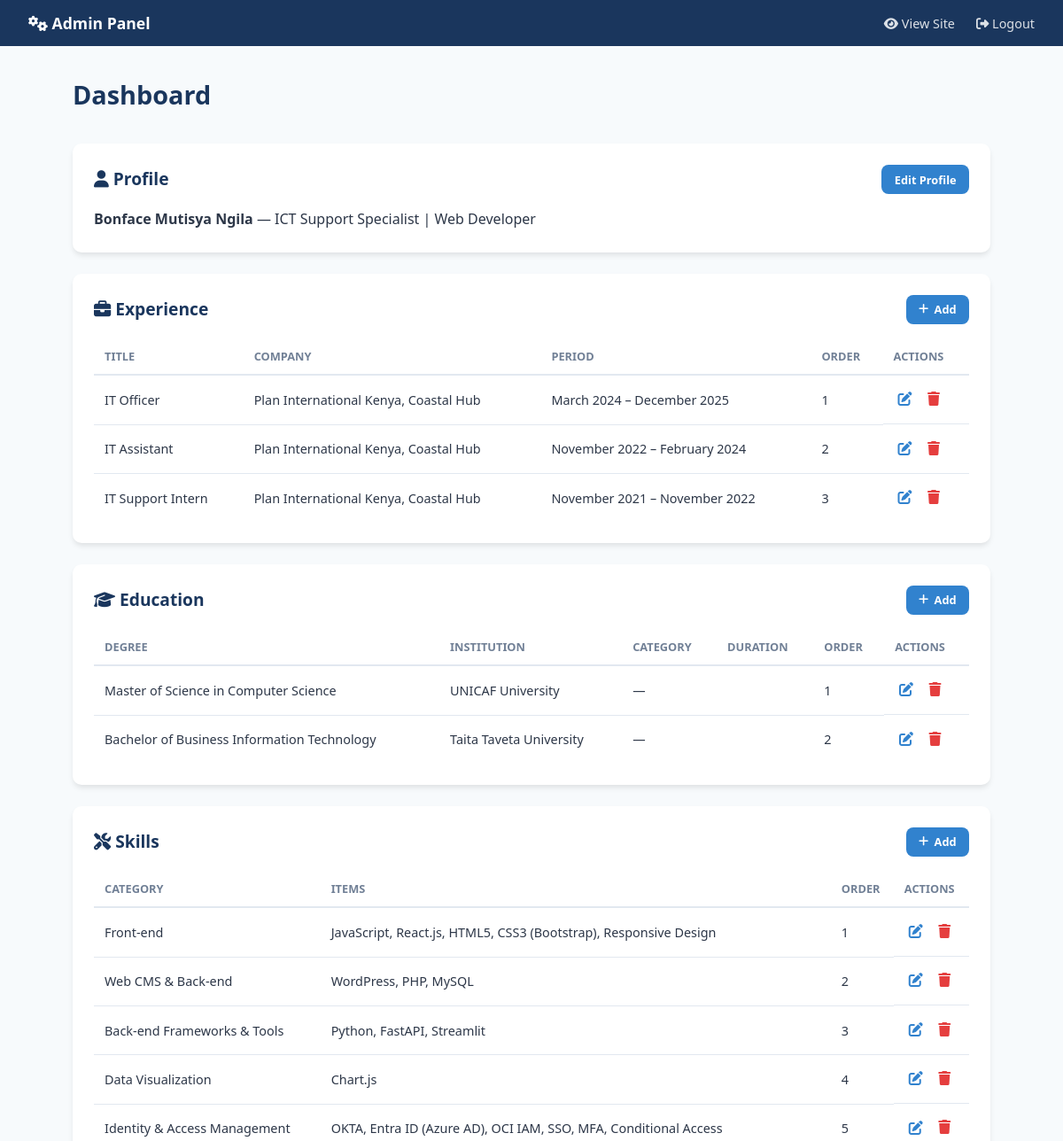
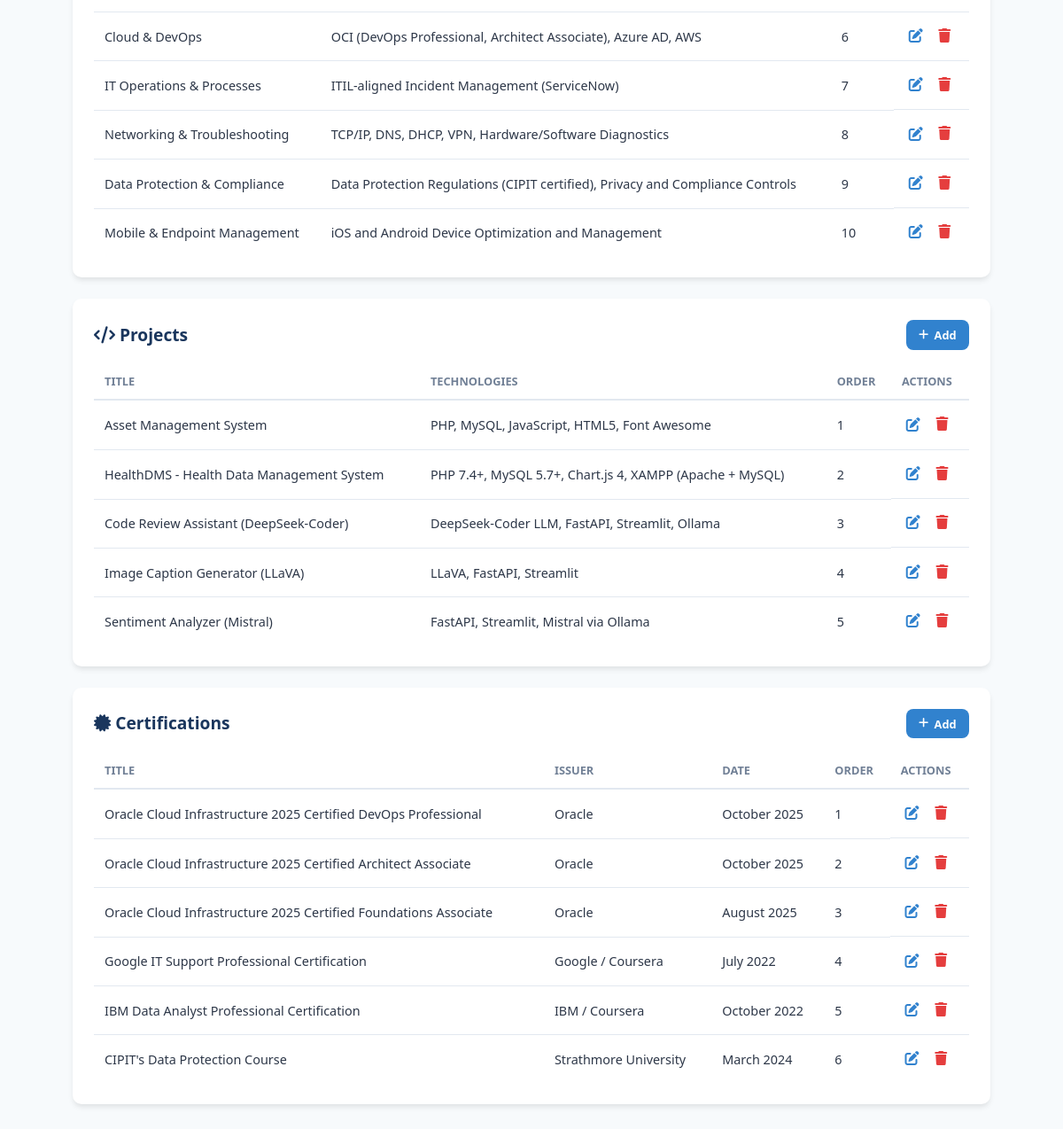
Screenshot of /admin (signed in) with the database file from the repository (2 pictures, top to bottom).
### app.py (models this page shows)
class Profile(db.Model):
    id = db.Column(db.Integer, primary_key=True)
    full_name = db.Column(db.String(120), nullable=False)
    tagline = db.Column(db.String(200))
    bio = db.Column(db.Text)
    email = db.Column(db.String(120))
    phone = db.Column(db.String(30))
    address = db.Column(db.String(200))
    linkedin = db.Column(db.String(300))
    github = db.Column(db.String(300))

class Experience(db.Model):
    id = db.Column(db.Integer, primary_key=True)
    job_title = db.Column(db.String(200), nullable=False)
    company = db.Column(db.String(200), nullable=False)
    location = db.Column(db.String(200))
    start_date = db.Column(db.String(50))
    end_date = db.Column(db.String(50))
    description = db.Column(db.Text)
    sort_order = db.Column(db.Integer, default=0)

class Education(db.Model):
    id = db.Column(db.Integer, primary_key=True)
    degree = db.Column(db.String(200), nullable=False)
    institution = db.Column(db.String(200), nullable=False)
    institution_category = db.Column(db.String(100))
    start_date = db.Column(db.String(20))
    end_date = db.Column(db.String(20))
    details = db.Column(db.Text)
    year = db.Column(db.String(50))
    sort_order = db.Column(db.Integer, default=0)

class Skill(db.Model):
    id = db.Column(db.Integer, primary_key=True)
    category = db.Column(db.String(100), nullable=False)
    items = db.Column(db.Text, nullable=False)
    sort_order = db.Column(db.Integer, default=0)

class Project(db.Model):
    id = db.Column(db.Integer, primary_key=True)
    title = db.Column(db.String(200), nullable=False)
    description = db.Column(db.Text)
    technologies = db.Column(db.String(300))
    url = db.Column(db.String(300))
    sort_order = db.Column(db.Integer, default=0)

class Certification(db.Model):
    id = db.Column(db.Integer, primary_key=True)
    title = db.Column(db.String(200), nullable=False)
    issuer = db.Column(db.String(200))
    date_obtained = db.Column(db.String(50))
    sort_order = db.Column(db.Integer, default=0)

### app.py (the view)
@app.route("/admin")
@login_required
def admin_dashboard():
    profile = Profile.query.first()
    experiences = Experience.query.order_by(Experience.sort_order).all()
    educations = Education.query.order_by(Education.sort_order).all()
    skills = Skill.query.order_by(Skill.sort_order).all()
    projects = Project.query.order_by(Project.sort_order).all()
    certifications = Certification.query.order_by(Certification.sort_order).all()
    return render_template(
        "admin/dashboard.html",
        profile=profile,
        experiences=experiences,
        educations=educations,
        skills=skills,
        projects=projects,
        certifications=certifications,
    )

### app.py (called while the page is built)
def login_required(f):
    @wraps(f)
    def decorated(*args, **kwargs):
        if not session.get("admin_logged_in"):
            return redirect(url_for("admin_login"))
        return f(*args, **kwargs)
    return decorated

### templates/admin/dashboard.html (shortened to what this page needs)
{% extends "admin/base_admin.html" %}
{% block content %}
<div class="dashboard">
    <h1>Dashboard</h1>
    <div class="admin-section">
        <div class="section-header">
            <h2><i class="fas fa-user"></i> Profile</h2>
            <a href="{{ url_for('admin_profile') }}" class="btn btn-sm">Edit Profile</a>
        </div>
        {% if profile %}
        <p><strong>{{ profile.full_name }}</strong> &mdash; {{ profile.tagline }}</p>
        {% else %}
        <p class="text-muted">No profile yet. Click "Edit Profile" to add your details.</p>
        {% endif %}
    </div>
    <div class="admin-section">
        <div class="section-header">
            <h2><i class="fas fa-briefcase"></i> Experience</h2>
            <a href="{{ url_for('admin_experience_add') }}" class="btn btn-sm"><i class="fas fa-plus"></i> Add</a>
        </div>
        {% if experiences %}
        <table class="admin-table">
            <thead>
                <tr><th>Title</th><th>Company</th><th>Period</th><th>Order</th><th>Actions</th></tr>
            </thead>
            <tbody>
                {% for exp in experiences %}
                <tr>
                    <td>{{ exp.job_title }}</td>
                    <td>{{ exp.company }}</td>
                    <td>{{ exp.start_date }} &ndash; {{ exp.end_date }}</td>
                    <td>{{ exp.sort_order }}</td>
                    <td class="actions">
                        <a href="{{ url_for('admin_experience_edit', id=exp.id) }}" class="btn-icon" title="Edit"><i class="fas fa-edit"></i></a>
                        <form method="POST" action="{{ url_for('admin_experience_delete', id=exp.id) }}" class="inline-form" onsubmit="return confirm('Delete this experience?')">
                            <button type="submit" class="btn-icon btn-danger" title="Delete"><i class="fas fa-trash"></i></button>
                        </form>
                    </td>
                </tr>
                {% endfor %}
            </tbody>
        </table>
        {% else %}
        <p class="text-muted">No experience entries yet.</p>
        {% endif %}
    </div>
    <div class="admin-section">
        <div class="section-header">
            <h2><i class="fas fa-graduation-cap"></i> Education</h2>
            <a href="{{ url_for('admin_education_add') }}" class="btn btn-sm"><i class="fas fa-plus"></i> Add</a>
        </div>
        {% if educations %}
        <table class="admin-table">
            <thead>
                <tr><th>Degree</th><th>Institution</th><th>Category</th><th>Duration</th><th>Order</th><th>Actions</th></tr>
            </thead>
            <tbody>
                {% for edu in educations %}
                <tr>
                    <td>{{ edu.degree }}</td>
                    <td>{{ edu.institution }}</td>
                    <td>{{ edu.institution_category or '—' }}</td>
                    <td>{{ edu.start_date or '' }}{% if edu.start_date and edu.end_date %} → {% elif edu.start_date %} → Present{% endif %}{{ edu.end_date or '' }}</td>
                    <td>{{ edu.sort_order }}</td>
                    <td class="actions">
                        <a href="{{ url_for('admin_education_edit', id=edu.id) }}" class="btn-icon" title="Edit"><i class="fas fa-edit"></i></a>
                        <form method="POST" action="{{ url_for('admin_education_delete', id=edu.id) }}" class="inline-form" onsubmit="return confirm('Delete this education?')">
                            <button type="submit" class="btn-icon btn-danger" title="Delete"><i class="fas fa-trash"></i></button>
                        </form>
                    </td>
                </tr>
                {% endfor %}
            </tbody>
        </table>
        {% else %}
        <p class="text-muted">No education entries yet.</p>
        {% endif %}
    </div>
    <div class="admin-section">
        <div class="section-header">
            <h2><i class="fas fa-tools"></i> Skills</h2>
            <a href="{{ url_for('admin_skill_add') }}" class="btn btn-sm"><i class="fas fa-plus"></i> Add</a>
        </div>
        {% if skills %}
        <table class="admin-table">
            <thead>
                <tr><th>Category</th><th>Items</th><th>Order</th><th>Actions</th></tr>
            </thead>
            <tbody>
                {% for skill in skills %}
                <tr>
                    <td>{{ skill.category }}</td>
                    <td>{{ skill.items[:80] }}{% if skill.items|length > 80 %}...{% endif %}</td>
                    <td>{{ skill.sort_order }}</td>
                    <td class="actions">
                        <a href="{{ url_for('admin_skill_edit', id=skill.id) }}" class="btn-icon" title="Edit"><i class="fas fa-edit"></i></a>
                        <form method="POST" action="{{ url_for('admin_skill_delete', id=skill.id) }}" class="inline-form" onsubmit="return confirm('Delete this skill?')">
                            <button type="submit" class="btn-icon btn-danger" title="Delete"><i class="fas fa-trash"></i></button>
                        </form>
                    </td>
                </tr>
                {% endfor %}
            </tbody>
        </table>
        {% else %}
        <p class="text-muted">No skill entries yet.</p>
        {% endif %}
    </div>
    <div class="admin-section">
        <div class="section-header">
            <h2><i class="fas fa-code"></i> Projects</h2>
            <a href="{{ url_for('admin_project_add') }}" class="btn btn-sm"><i class="fas fa-plus"></i> Add</a>
        </div>
        {% if projects %}
        <table class="admin-table">
            <thead>
                <tr><th>Title</th><th>Technologies</th><th>Order</th><th>Actions</th></tr>
            </thead>
            <tbody>
                {% for proj in projects %}
                <tr>
                    <td>{{ proj.title }}</td>
                    <td>{{ proj.technologies }}</td>
                    <td>{{ proj.sort_order }}</td>
                    <td class="actions">
                        <a href="{{ url_for('admin_project_edit', id=proj.id) }}" class="btn-icon" title="Edit"><i class="fas fa-edit"></i></a>
                        <form method="POST" action="{{ url_for('admin_project_delete', id=proj.id) }}" class="inline-form" onsubmit="return confirm('Delete this project?')">
                            <button type="submit" class="btn-icon btn-danger" title="Delete"><i class="fas fa-trash"></i></button>
                        </form>
                    </td>
                </tr>
                {% endfor %}
            </tbody>
        </table>
        {% else %}
        <p class="text-muted">No project entries yet.</p>
        {% endif %}
    </div>
    <div class="admin-section">
        <div class="section-header">
            <h2><i class="fas fa-certificate"></i> Certifications</h2>
            <a href="{{ url_for('admin_certification_add') }}" class="btn btn-sm"><i class="fas fa-plus"></i> Add</a>
        </div>
        {% if certifications %}
        <table class="admin-table">
            <thead>
                <tr><th>Title</th><th>Issuer</th><th>Date</th><th>Order</th><th>Actions</th></tr>
            </thead>
            <tbody>
                {% for cert in certifications %}
                <tr>
                    <td>{{ cert.title }}</td>
                    <td>{{ cert.issuer }}</td>
                    <td>{{ cert.date_obtained }}</td>
                    <td>{{ cert.sort_order }}</td>
                    <td class="actions">
                        <a href="{{ url_for('admin_certification_edit', id=cert.id) }}" class="btn-icon" title="Edit"><i class="fas fa-edit"></i></a>
                        <form method="POST" action="{{ url_for('admin_certification_delete', id=cert.id) }}" class="inline-form" onsubmit="return confirm('Delete this certification?')">
                            <button type="submit" class="btn-icon btn-danger" title="Delete"><i class="fas fa-trash"></i></button>
                        </form>
                    </td>
                </tr>
                {% endfor %}
            </tbody>
        </table>
        {% else %}
        <p class="text-muted">No certification entries yet.</p>
        {% endif %}
    </div>
</div>
{% endblock %}

### templates/admin/base_admin.html (shortened to what this page needs)
<!DOCTYPE html>
<html lang="en">
<head>
    <link rel="stylesheet" href="{{ url_for('static', filename='css/admin.css') }}">
    <link rel="stylesheet" href="https://cdnjs.cloudflare.com/ajax/libs/font-awesome/6.5.0/css/all.min.css">
</head>
<body>
    {% if session.get('admin_logged_in') %}
    <nav class="admin-nav">
        <a href="{{ url_for('admin_dashboard') }}" class="admin-brand"><i class="fas fa-cogs"></i> Admin Panel</a>
        <div class="admin-nav-right">
            <a href="{{ url_for('index') }}" target="_blank"><i class="fas fa-eye"></i> View Site</a>
            <a href="{{ url_for('admin_logout') }}"><i class="fas fa-sign-out-alt"></i> Logout</a>
        </div>
    </nav>
    {% endif %}
    <main class="admin-main">
        {% block content %}{% endblock %}
    </main>
</body>
</html>

### static/css/admin.css (style rules this page uses)
:root { --primary: #1a365d; --primary-light: #2a5298; --accent: #3182ce; --bg: #f7fafc; --card-bg: #ffffff; --text: #2d3748; --text-light: #718096; --border: #e2e8f0; --radius: 10px; --shadow: 0 4px 6px -1px rgba(0, 0, 0, 0.1); }
*, *::before, *::after { box-sizing: border-box; margin: 0; padding: 0; }
body { font-family: 'Segoe UI', system-ui, -apple-system, sans-serif; color: var(--text); background: var(--bg); line-height: 1.6; }
a { color: var(--accent); text-decoration: none; }
.admin-nav { background: var(--primary); color: #fff; display: flex; justify-content: space-between; align-items: center; padding: 0.75rem 2rem; }
.admin-brand { color: #fff; font-weight: 700; font-size: 1.1rem; }
.admin-nav-right { display: flex; gap: 1.5rem; }
.admin-nav-right a { color: rgba(255,255,255,0.85); font-size: 0.9rem; }
.admin-main { max-width: 1100px; margin: 0 auto; padding: 2rem; }
.dashboard h1 { font-size: 1.8rem; color: var(--primary); margin-bottom: 2rem; }
.admin-section { background: var(--card-bg); border-radius: var(--radius); box-shadow: var(--shadow); padding: 1.5rem; margin-bottom: 1.5rem; }
.section-header { display: flex; justify-content: space-between; align-items: center; margin-bottom: 1rem; }
.section-header h2 { font-size: 1.2rem; color: var(--primary); }
.btn { display: inline-flex; align-items: center; gap: 0.4rem; padding: 0.55rem 1.2rem; border-radius: 8px; font-weight: 600; font-size: 0.85rem; cursor: pointer; border: none; transition: all 0.2s; text-decoration: none; }
.btn-sm { padding: 0.4rem 0.9rem; font-size: 0.8rem; background: var(--accent); color: #fff; }
.btn-icon { background: none; border: none; cursor: pointer; color: var(--accent); font-size: 1rem; padding: 0.3rem; transition: color 0.2s; }
.btn-danger { color: #e53e3e; }
.admin-table { width: 100%; border-collapse: collapse; font-size: 0.9rem; }
.admin-table th { text-align: left; padding: 0.6rem 0.75rem; color: var(--text-light); font-weight: 600; font-size: 0.8rem; text-transform: uppercase; border-bottom: 2px solid var(--border); }
.admin-table td { padding: 0.6rem 0.75rem; border-bottom: 1px solid var(--border); }
.admin-table tr:last-child td { border-bottom: none; }
.admin-table .actions { display: flex; gap: 0.5rem; align-items: center; }
.inline-form { display: inline; }

### rows the page displays
Profile: full_name "Bonface Mutisya Ngila", tagline "ICT Support Specialist | Web Developer"
Experience: job_title "IT Officer", company "Plan International Kenya, Coastal Hub", start_date "March 2024", end_date "December 2025", sort_order "1"
Experience: job_title "IT Assistant", company "Plan International Kenya, Coastal Hub", start_date "November 2022", end_date "February 2024", sort_order "2"
Experience: job_title "IT Support Intern", company "Plan International Kenya, Coastal Hub", start_date "November 2021", end_date "November 2022", sort_order "3"
Education: degree "Master of Science in Computer Science", institution "UNICAF University", institution_category "—", sort_order "1"
Education: degree "Bachelor of Business Information Technology", institution "Taita Taveta University", institution_category "—", sort_order "2"
Skill: category "Front-end", items "JavaScript, React.js, HTML5, CSS3 (Bootstrap), Responsive Design", sort_order "1"
Skill: category "Web CMS & Back-end", items "WordPress, PHP, MySQL", sort_order "2"
Skill: category "Back-end Frameworks & Tools", items "Python, FastAPI, Streamlit", sort_order "3"
Skill: category "Data Visualization", items "Chart.js", sort_order "4"
Skill: category "Identity & Access Management", items "OKTA, Entra ID (Azure AD), OCI IAM, SSO, MFA, Conditional Access", sort_order "5"
Skill: category "Cloud & DevOps", items "OCI (DevOps Professional, Architect Associate), Azure AD, AWS", sort_order "6"
Skill: category "IT Operations & Processes", items "ITIL-aligned Incident Management (ServiceNow)", sort_order "7"
Skill: category "Networking & Troubleshooting", items "TCP/IP, DNS, DHCP, VPN, Hardware/Software Diagnostics", sort_order "8"
Skill: category "Data Protection & Compliance", items "Data Protection Regulations (CIPIT certified), Privacy and Compliance Controls", sort_order "9"
Skill: category "Mobile & Endpoint Management", items "iOS and Android Device Optimization and Management", sort_order "10"
Project: title "Asset Management System", technologies "PHP, MySQL, JavaScript, HTML5, Font Awesome", sort_order "1"
Project: title "HealthDMS - Health Data Management System", technologies "PHP 7.4+, MySQL 5.7+, Chart.js 4, XAMPP (Apache + MySQL)", sort_order "2"
Project: title "Code Review Assistant (DeepSeek-Coder)", technologies "DeepSeek-Coder LLM, FastAPI, Streamlit, Ollama", sort_order "3"
Project: title "Image Caption Generator (LLaVA)", technologies "LLaVA, FastAPI, Streamlit", sort_order "4"
Project: title "Sentiment Analyzer (Mistral)", technologies "FastAPI, Streamlit, Mistral via Ollama", sort_order "5"
Certification: title "Oracle Cloud Infrastructure 2025 Certified DevOps Professional", issuer "Oracle", date_obtained "October 2025", sort_order "1"
Certification: title "Oracle Cloud Infrastructure 2025 Certified Architect Associate", issuer "Oracle", date_obtained "October 2025", sort_order "2"
Certification: title "Oracle Cloud Infrastructure 2025 Certified Foundations Associate", issuer "Oracle", date_obtained "August 2025", sort_order "3"
Certification: title "Google IT Support Professional Certification", issuer "Google / Coursera", date_obtained "July 2022", sort_order "4"
Certification: title "IBM Data Analyst Professional Certification", issuer "IBM / Coursera", date_obtained "October 2022", sort_order "5"
Certification: title "CIPIT's Data Protection Course", issuer "Strathmore University", date_obtained "March 2024", sort_order "6"
